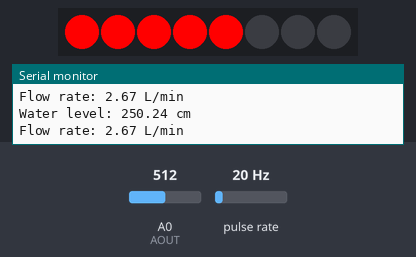
The sketch below on a simulated Arduino Uno, built with avr-gcc and run on an emulated ATmega328P. Parts: 8 RGB LEDs in strip order, left to right, the last lines printed to the serial monitor. Wiring (inferred from the names in the program): pulse sensor: data pin 2. The test bench sets the inputs (shaded band); at power-on: pulse rate 20 Hz, A0 (AOUT) = 512.

Above: at 1.2 s.
1.3 s: pulse rate (sensor on pin 2) set to 50 Hz
At 2.0 s:
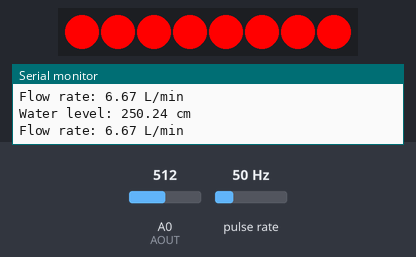
2.9 s: A0 (AOUT) set to 111
4.4 s: A0 (AOUT) set to 92
At 4.8 s:
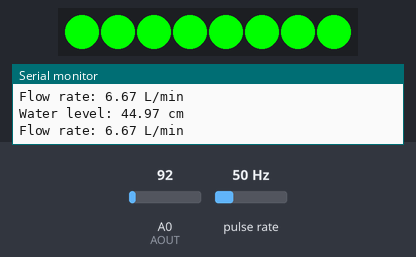
5.9 s: pulse rate (sensor on pin 2) set to 4 Hz
At 7.5 s:
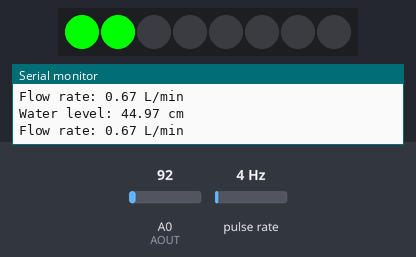
8.9 s: A0 (AOUT) set to 122
At 9.8 s:
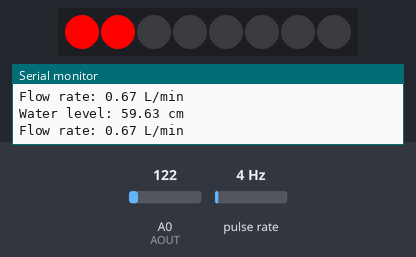
Timing chart, 0 to 12.5 s (numbered marks = the images above; inputs shaded):
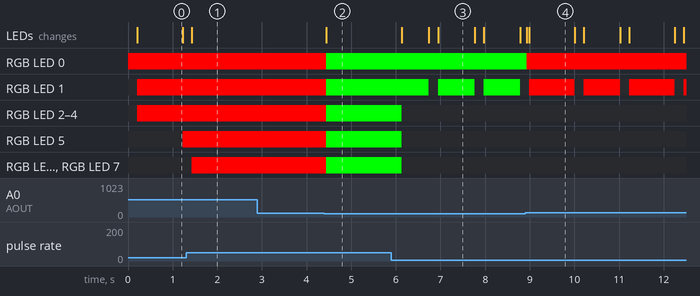

The sketch:

manhole_cover.ino
```cpp
#include <Adafruit_NeoPixel.h>

// Ultrasonic sensor
#define AOUT A0           // URM09 water level sensor AOUT connected to A0
#define LED_PIN 5        // LED data pin connected to D6
#define NUMPIXELS 8       // Number of LEDs
#define CLOSE_DISTANCE 3  // Threshold for close distance (cm)
#define MID_DISTANCE 5    // Threshold for medium distance (cm)
#define MAX_DISTANCE 50   // Maximum allowable distance (cm)

// Flow sensor
#define FLOW_SENSOR_PIN 2 // Flow sensor signal connected to D2
volatile int pulseCount = 0; // Used for interrupt counting
float flowRate = 0;          // Flow rate (unit: L/min)
unsigned long oldTime = 0;   // Timestamp of the last calculation

Adafruit_NeoPixel pixels(NUMPIXELS, LED_PIN);

// Interrupt service function
void pulseCounter() {
  pulseCount++; // Increment count on each detected falling edge
}

void setup() {
  Serial.begin(9600);         // Initialize serial communication
  pixels.begin();             // Initialize the LED
  pixels.clear();             // Ensure all LEDs are off
  pinMode(FLOW_SENSOR_PIN, INPUT_PULLUP); // Configure the flow sensor pin
  attachInterrupt(digitalPinToInterrupt(FLOW_SENSOR_PIN), pulseCounter, FALLING); // Set interrupt mode

  Serial.println("System initialized!");
}

void loop() {
  static unsigned long lastPrintTime = 0; // Used to control water level output frequency
  unsigned long currentTime = millis();

  // Ultrasonic sensor section
  int sensorValue = analogRead(AOUT);
  float distance = sensorValue * (3.0 / 1023.0) * 100 / 0.6; // Calibration formula, may need adjustment

  // Limit water level data output frequency to once every 200ms
  if (currentTime - lastPrintTime >= 200) {
    Serial.print("Water level: ");
    Serial.print(distance);
    Serial.println(" cm");
    lastPrintTime = currentTime;
  }

  // Flow sensor section, calculate flow rate every 200ms
  if (currentTime - oldTime >= 200) { // Adjusted to 200ms
    detachInterrupt(digitalPinToInterrupt(FLOW_SENSOR_PIN)); // Temporarily disable interrupt
    flowRate = (pulseCount / 7.5) * 5; // 7.5 is the sensor calibration coefficient, ×5 for finer units
    pulseCount = 0;                   // Reset pulse count
    oldTime = currentTime;            // Update timestamp
    attachInterrupt(digitalPinToInterrupt(FLOW_SENSOR_PIN), pulseCounter, FALLING); // Re-enable interrupt

    Serial.print("Flow rate: ");
    Serial.print(flowRate, 2); // Print with two decimal places
    Serial.println(" L/min");
  }

  // Control the number of LEDs to light up based on flow rate
  int numLEDs;
  if (flowRate <= 0) {
    numLEDs = 1; // Light 1 LED when there is no flow
  } else {
    // Map flow rate 0.1~4 L/min to 2~8 LEDs
    numLEDs = map(flowRate, 0, 4, 2, NUMPIXELS);
  }
  numLEDs = constrain(numLEDs, 1, NUMPIXELS); // Ensure LED count is between 1 and NUMPIXELS

  // Control LED color based on ultrasonic sensor
  uint8_t red = 0, green = 0, blue = 0; // Initialize as black (off)
  if (distance > MAX_DISTANCE || distance <= 0) {
    red = 255; green = 0; blue = 0;     // Red warning
  } else if (distance <= CLOSE_DISTANCE) {
    red = 255; green = 0; blue = 0;     // Red
  } else if (distance <= MID_DISTANCE) {
    red = 255; green = 255; blue = 0;   // Yellow
  } else {
    red = 0; green = 255; blue = 0;     // Green
  }

  // Set LED color and the number of LEDs to light up
  setLEDColor(red, green, blue, numLEDs);
  delay(50); // Ensure sufficient loop frequency
}

// Set LED color and the number of LEDs to light up
void setLEDColor(uint8_t red, uint8_t green, uint8_t blue, int numLEDs) {
  pixels.clear();  // Clear current LED display
  for (int i = 0; i < numLEDs; i++) {
    pixels.setPixelColor(i, pixels.Color(red, green, blue)); // Set each pixel's color
  }
  pixels.show();  // Update the display
}
```

Measured:
- the behaviour switches between 103 and 102 on A0 (AOUT) (found by bisection; images 1 and 2)
- after the input at 1.3 s, the LEDs: change after 0.13 s (image 1)
- after the input at 4.4 s, RGB LED 0–7: RGB(255, 0, 0) → RGB(0, 255, 0) at once; the LEDs: change at once (image 2)
- after the input at 5.9 s, RGB LED 1: alternates RGB(0, 255, 0) for 0.82 s and off for 0.20 s, starting after 0.84 s; RGB LED 2–7: RGB(0, 255, 0) → off after 0.23 s; the LEDs: change after 0.23 s (image 3)
- after the input at 8.9 s, the LEDs: first change at once (image 4 shows a later state)
- what the display in image 0 shows lasts 1.0 s, from 0.2 s to 1.2 s
- what the display in image 3 shows lasts 0.9 s, from 6.9 s to 7.8 s
